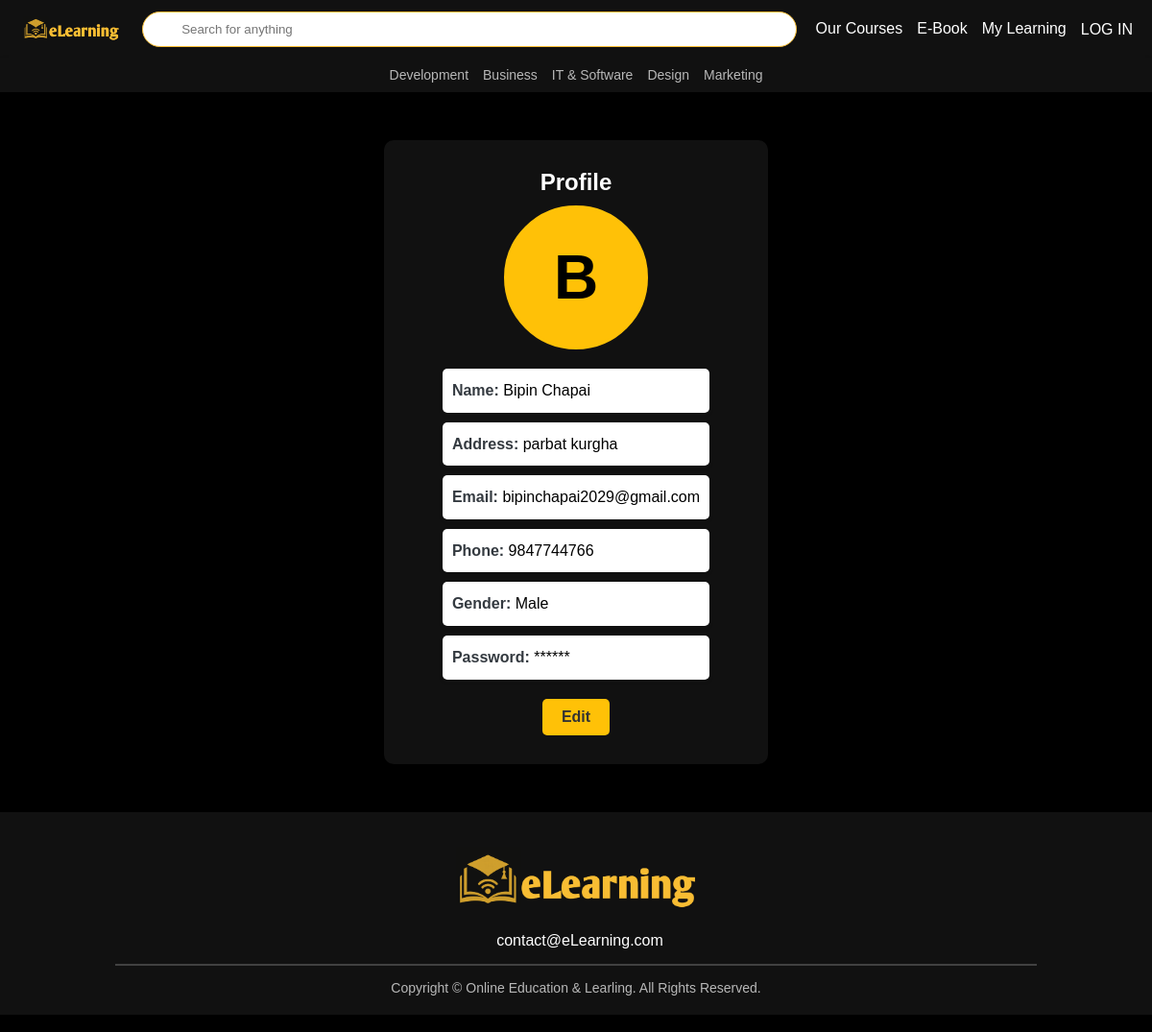
Screenshot of /public/user-profile.php?u_id=38 with the database file from the repository.
### tables this page shows
CREATE TABLE `user_signup` (
  `u_id` int(11) NOT NULL,
  `u_name` varchar(100) NOT NULL,
  `u_image` varchar(100) NOT NULL,
  `u_address` varchar(100) NOT NULL,
  `u_email` varchar(50) NOT NULL,
  `u_phone` varchar(15) NOT NULL,
  `u_gender` varchar(20) NOT NULL,
  `u_password` varchar(255) NOT NULL,
  `u_reg_date` datetime NOT NULL DEFAULT current_timestamp(),
  `verify_token` varchar(10) DEFAULT NULL,
  `is_verified` tinyint(1) DEFAULT 0
);

### public/user-profile.php (the view, shortened to what this page needs)
<!DOCTYPE html>
<html lang="en">
<head>
</head>
<body>
<?php include '../includes/header.php'; ?>
<?php
    $u_id = $_GET['u_id'];
    $qry = "SELECT * FROM user_signup WHERE u_id = '$u_id'";
    include '../includes/config.php';
    $result = mysqli_query($con, $qry);
    $row = mysqli_fetch_assoc($result);
?>
    <section class="profile" id="profile">
        <div class="heading">
            <span>Profile</span>
        </div>
        <div class="profile-container">
        <div class="profile-img">
    <?php if (!empty($row['u_image']) && file_exists("../uploads/images/" . $row['u_image'])): ?>
        <img src="../uploads/images/<?php echo $row['u_image']; ?>" alt="Profile Image">
    <?php else: ?>
        <div class="profile-letter">
            <?php echo strtoupper(substr($row['u_name'], 0, 1)); ?>
        </div>
    <?php endif; ?>
</div>
            <div class="about-text">
                <p><b>Name:</b>&nbsp;<?php echo $row['u_name'];?></p>
                <p><b>Address:</b>&nbsp;<?php echo $row['u_address'];?></p>
                <p><b>Email:</b>&nbsp;<?php echo $row['u_email'];?></p>
                <p><b>Phone:</b>&nbsp;<?php echo $row['u_phone'];?></p>
                <p><b>Gender:</b>&nbsp;<?php echo $row['u_gender'];?></p>
                <p><b>Password:</b>&nbsp;******</p>
                <a href="edit-user-profile.php?u_id=<?php echo $row['u_id'];?>" class="btn"><i class="fa-solid fa-pen"></i> Edit</a>
            </div>
        </div>
    </section>
    <?php include '../includes/footer.php'; ?>
</body>
</html>

### css/header.css (style rules this page uses)
* { margin: 0; padding: 0; box-sizing: border-box; font-family: Arial, sans-serif; }
body { background-color: black; }

### public/user-profile.php (style rules this page uses)
.profile { max-width: 400px; margin: 50px auto; background: #111; padding: 30px; border-radius: 10px; box-shadow: 0px 4px 10px rgba(0, 0, 0, 0.1); text-align: center; }
.profile .heading span { display: block; font-size: 24px; font-weight: bold; color: #fff; margin-bottom: 10px; }
.profile-container { display: flex; flex-direction: column; align-items: center; gap: 20px; }
.profile-letter { width: 150px; height: 150px; border-radius: 50%; background-color: #ffc107; color: #000; font-size: 64px; display: flex; align-items: center; justify-content: center; font-weight: bold; border: 4px solid #ffc107; }
.about-text p { font-size: 16px; line-height: 1.6; background: #fff; color: #000; padding: 10px; margin-bottom: 10px; border-radius: 5px; width: 100%; max-width: 500px; text-align: left; box-shadow: 0px 2px 5px rgba(0, 0, 0, 0.1); }
.about-text p b { color: #343a40; }
.btn { display: inline-block; background-color: #ffc107; color: #333; text-decoration: none; padding: 10px 20px; border-radius: 5px; font-weight: 600; transition: background 0.3s ease; margin-top: 10px; }

### rows the page displays
user_signup: u_name "B", u_name "Bipin Chapai", u_address "parbat kurgha", u_email "bipinchapai2029@gmail.com", u_phone "9847744766", u_gender "Male"
